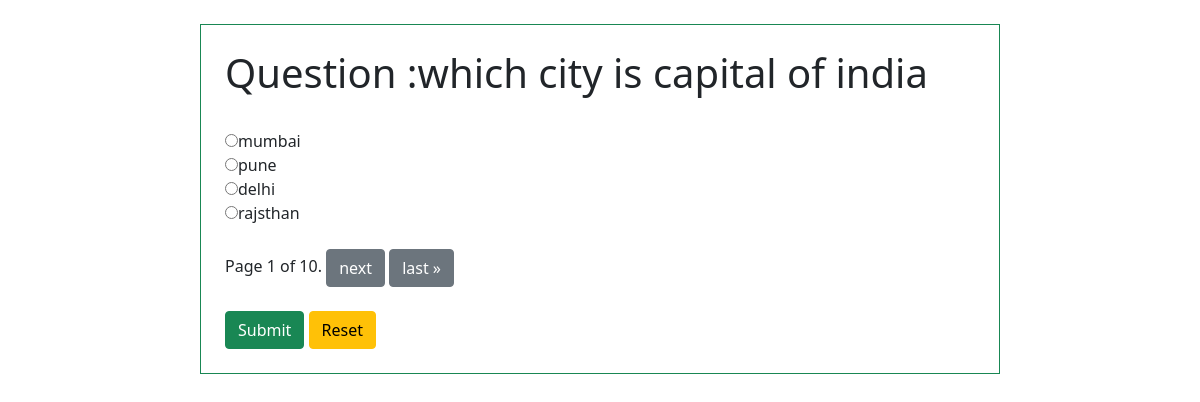
/test, run on the app's committed database.
### quiz/models.py (models this page shows)
class Exam(models.Model):
    question = models.CharField(max_length=100)
    A = models.CharField(max_length=100)
    B = models.CharField(max_length=100)
    C = models.CharField(max_length=100)
    D = models.CharField(max_length=100)
    answer = models.CharField(max_length=100)

### quiz/views.py (the view)
# urls.py: path('test',views.test),
def test(request):
    exam = Exam.objects.all()
    paginator = Paginator(exam,1)
    page_number = request.GET.get('page')
    page_obj = paginator.get_page(page_number)
    return render(request,'test.html',{"exam":exam,"page_obj":page_obj})

### templates/test.html (shortened to what this page needs)
<!DOCTYPE html>
<html lang="en">
<head>
    <link href="https://cdn.jsdelivr.net/npm/bootstrap@5.0.0-beta1/dist/css/bootstrap.min.css" rel="stylesheet">
</head>
<body>
<form action="answer" method="post">
<div class="col-lg-8 border border-success p-4 m-4 mx-auto">
    {% for exam in page_obj %}
    <h1>Question :{{exam.question}}</h1><br>
        <div class="radio">
            <label><input type="radio" id="option1" name="name" value="{{exam.A}}">{{exam.A}}</label>
        </div>
        <div class="radio">
            <label><input type="radio" id="option2" name="name" value="{{exam.B}}">{{exam.B}}</label>
        </div>
        <div class="radio">
            <label><input type="radio" id="option3" name="name" value="{{exam.C}}">{{exam.C}}</label>
        </div>
        <div class="radio">
            <label><input type="radio" id="option4" name="name" value="{{exam.D}}">{{exam.D}}</label>
        </div>
    {% endfor %}
    <br>
    <div class="pagination">
    <span class="step-links">
        <span class="current">
            Page {{ page_obj.number }} of {{ page_obj.paginator.num_pages }}.
        </span>
        {% if page_obj.has_next %}
            <a href="?page={{ page_obj.next_page_number }}" class="btn btn-secondary">next</a>
            <a href="?page={{ page_obj.paginator.num_pages }}" class="btn btn-secondary">last &raquo;</a>
        {% endif %}
    </span>
</div><br>
        <input type="submit" value="Submit" name="answer" class="btn btn-success">
           <a href="{% url 'Reset' %}" class="btn btn-warning">Reset</a>
</div>
</form>
</body>
</html>

### data on the page
Exam: question "which city is capital of india", A "mumbai", B "pune", C "delhi", D "rajsthan"

### other printed values
{{ page_obj.number }} "1"
{{ page_obj.paginator.num_pages }} "10"
